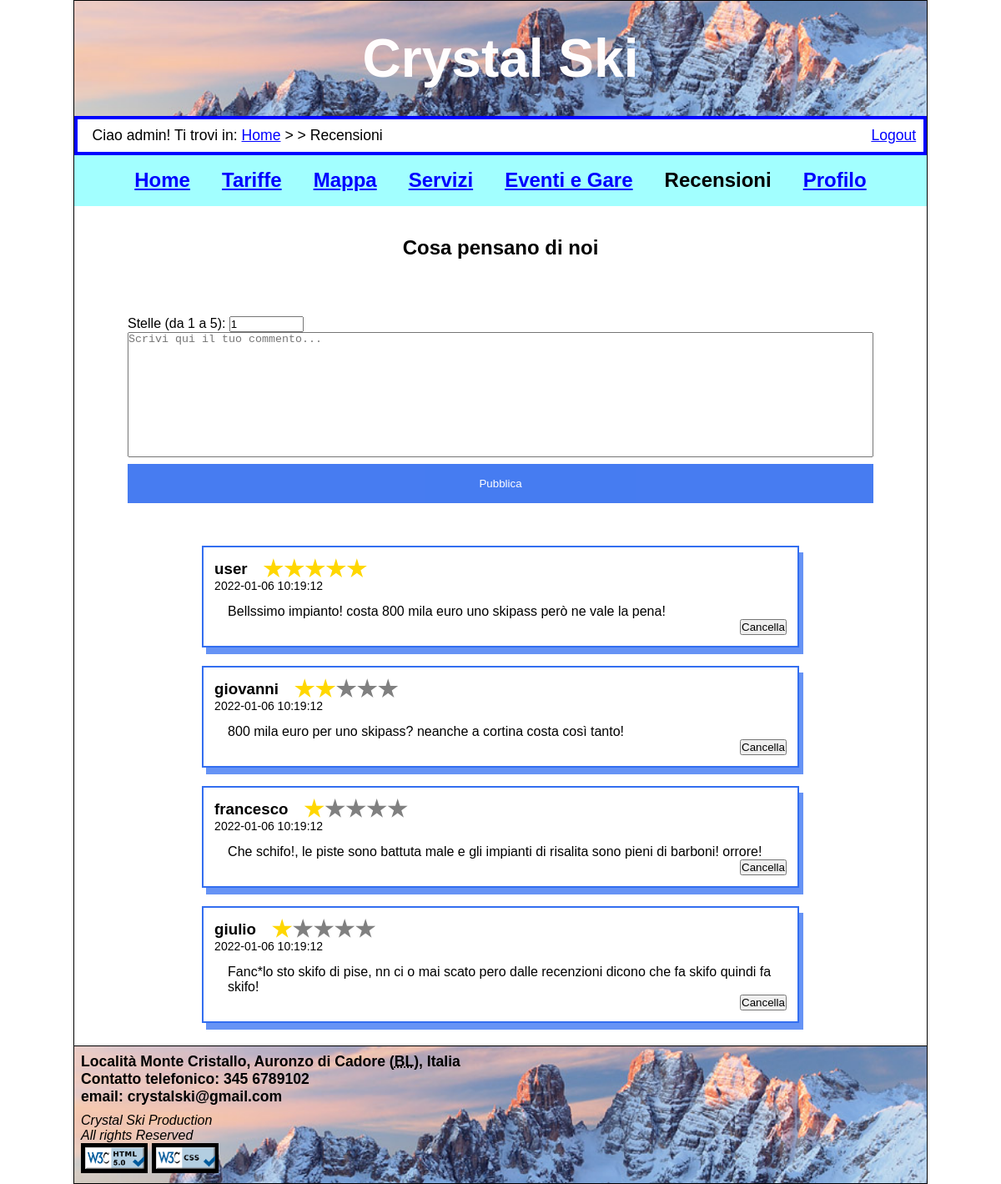
The app's page /html/recensioni.php (signed in) with its own data.
### tables this page shows
CREATE TABLE `comment`(
    `id` INT UNSIGNED NOT NULL AUTO_INCREMENT,
    `userId` INT UNSIGNED NOT NULL,
    `comment` VARCHAR(400) NOT NULL,
    `stars` TINYINT UNSIGNED NOT NULL,
    `date` DATETIME NOT NULL,

    PRIMARY KEY (`id`)
);

CREATE TABLE `user`(
    `id` INT UNSIGNED NOT NULL AUTO_INCREMENT,
    `email` VARCHAR(255) NOT NULL,
    `username` VARCHAR(255) NOT NULL,
    `password` VARCHAR(255) NOT NULL,
    `name` VARCHAR(255) NULL,
    `surname` VARCHAR(255) NULL,
    `city` VARCHAR(255) NULL,
    `isAdmin` TINYINT UNSIGNED NOT NULL,

    PRIMARY KEY (`id`),
    UNIQUE KEY (`username`)
);

### html/DBConnection.php (called while the page is built, shortened)
<?php
class DBConnection{
    private $connection;
    public function openDBConnection(){
        $this->connection = mysqli_connect(DBConnection::HOST_DB, DBConnection::USERNAME, DBConnection::PASSWORD, DBConnection::DATABASE_NAME);
        if(mysqli_errno($this->connection)){
            return false;
        }else{
            mysqli_set_charset($this->connection,"utf8");
            return true;
        }
    }
    public function getComments(){
        $loadComments = "SELECT * from `comment` LIMIT 10";
        $queryResult = mysqli_query($this->connection, $loadComments) or die (mysqli_error($this->connection));
        if(mysqli_num_rows($queryResult) > 0){
            return $queryResult;
        }else{
            return "";
        }
    }
    public function getUsernameById($id){
        $getUsernameById = "SELECT `username` FROM `user` WHERE `id` = \"$id\" ";
        $queryResult = mysqli_query($this->connection, $getUsernameById) or die (mysqli_error($this->connection));
        if(mysqli_num_rows($queryResult) > 0){
            return $queryResult;
        }else{
            return "";
        }
    }
}
?>

### html/recensioni.php (the view, shortened to what this page needs)
<?php
require_once("DBConnection.php");
$connection = new DBConnection();
$connectionOK = $connection->openDBConnection();
?>
<!DOCTYPE html>
<html lang="it">
<head>
	<link rel="stylesheet" href="../css/style.css" />
	<link rel="stylesheet" media="screen and (max-width:600px), only screen and (max-width:600px)" href="../css/mini.css"/>
</head>
<body>
	<header>
		<h1 lang="en">Crystal Ski</h1>
	</header>
	<nav id="breadcrumb">
	<?php if (isset($_SESSION['login']) && $_SESSION['login']) { ?>
		<p>Ciao <?=$_SESSION['username']?>! Ti trovi in: <a href="home.php" lang="en">Home</a> &gt; &gt; Recensioni</p>
		<a href="logout.php">Logout</a>
	<?php } else { ?>
		<p>Ti trovi in: <a href="home.php" lang="en">Home</a> &gt; &gt; Recensioni</p>
		<a href="login.php">Login</a>
	<?php } ?>
	</nav>
	<nav id="menu">
		<ul>
			<li><a href="home.php">Home</a></li>
			<li><a href="tariffe.php">Tariffe</a></li>
			<li><a href="mappa.php">Mappa</a></li>
			<li><a href="servizi.php">Servizi</a></li>
			<li><a href="eventi.php">Eventi e Gare</a></li>
			<li>Recensioni</li>
			<?php if(isset($_SESSION['login']) && $_SESSION['login']){ ?>
				<li><a href="areaPersonale.php">Profilo</a></li>
			<?php } ?>
		</ul>
	</nav>
	<div id="comments_intro">
		<h2>Cosa pensano di noi</h2>
	</div>
	<?php if (isset($_SESSION['login']) && $_SESSION['login']) { ?>
	<div id=writeAComment>
		<form action="recensioni.php" id="commentForm" method="post">
			<label for="starsQuantity">Stelle (da 1 a 5):</label>
			<input type="number" id="starsQuantity" name="starsQuantity" value="1" min="1" max="5">
			<textarea name="commentBox" id="commentBox" placeholder="Scrivi qui il tuo commento..."></textarea>
			<button type="submit" name="submit" class="submitComment">Pubblica</button>
		</form>
	</div>
	<?php } ?>
	<div id="comments_holder">
		<?php
			if($connectionOK){
   				 $commentsQuery = $connection->getComments();
    			if($commentsQuery != ""){
					while($row = mysqli_fetch_assoc($commentsQuery)){
		?>
			<div class="comments">
				<div class = "userDetails">
					<h3><?=mysqli_fetch_assoc($connection->getUsernameById($row["userId"]))["username"]?></h3>
					<?php for ($i = 0; $i < 5; $i++) { ?>
							<div class='star<?=$row['stars'] > $i ? ' gold' : '' ?>'></div>
					<?php } ?>
				</div>
				<p class ="commentDate"><?=$row["date"]?></p>
				<p class ="comment"><?=$row["comment"]?></p>
				<?php if((isset($_SESSION['login']) && $_SESSION['id'] == $row["userId"]) || (isset($_SESSION['isAdmin']) && $_SESSION['isAdmin'])){  ?>
					<div class = "commentsHeader">
						<form action="recensioni.php" method="post">
						<button class="DComment" name="DComment" value="<?=$row["id"]?>">Cancella</button>
						</form>
					</div>
				<?php } ?>
			</div>
		<?php
				}
			}else{
				$connectionERR = "<p>Problemi di connessione, ci scusiamo per il disagio</p>";
				}
			}else{
				$connectionERR = "<p>Problemi di connessione, ci scusiamo per il disagio</p>";
			}
		?>
	</div>
		<?php include('../components/footer.php') ?>
</body>
</html>

### css/style.css (style rules this page uses)
* { padding: 0; margin: 0; }
html, body { font-size: 100%; font-family: "Helvetica", linear, sans-serif; margin: auto; max-width: 1024px; }
body { border: 1px solid #000; }
header { background-image: url('../images/sfondo.jpg'); background-position: center; background-size: 100%; background-repeat: no-repeat; }
header h1 { padding: 0.5em; font-size: 4em; text-align: center; color: rgb(255, 253, 253); }
#breadcrumb { display: flex; font-size: 1.1em; padding: 0.5em 0.5em 0.5em 1em; border: 4.5px solid #0000ff; justify-content: space-between; }
#breadcrumb a:link { color: #0000ff; }
#menu { background-color: #a2ffff; color: #000; text-align: center; }
#menu li { display: inline-block; padding: 0.7em; font-size: 1.5em; font-weight: bold; }
#menu a:link { color: #0000ff; }
* { box-sizing: border-box; }
#comments_intro h2 { text-align: center; padding: 1.5em; }
#comments_holder { display: flex; flex-direction: column; align-items: center; justify-content: center; padding-bottom: 1em; }
#writeAComment { padding: 2em; padding-left: 4em; padding-right: 4em; }
#starsQuantity { width: 10%; }
.comment { word-wrap: break-word; }
.commentsHeader { display: flex; justify-content: space-between; }
.submitComment { background-color: #336ef0; color: white; padding: 16px 20px; margin: 8px 0; border: none; cursor: pointer; width: 100%; opacity: 0.9; }
#commentBox { display: flex; resize: none; width: 100%; min-height: 150px; }
.comments { flex-direction: row; border: 2px solid #336ef0; box-shadow: 5px 8px #6693f5; margin: 0.7em; min-width: 300px; padding: 0.8em; width: 70%; }
.comment { padding-left: 1em; }
.commentsHeader { display: flex; justify-content: end; }
.userDetails { display: flex; align-items: center; }
.commentDate { font-size: 14px; padding-bottom: 1em; }
.userDetails h3 { padding-right: 1em; }
.star { background: grey; clip-path: polygon(50% 0%, 61% 35%, 98% 35%, 68% 57%, 79% 91%, 50% 70%, 21% 91%, 32% 57%, 2% 35%, 39% 35%); display: inline-block; min-height: 25px; min-width: 25px; }
.gold.star { background: gold; }

### css/mini.css (style rules this page uses)
body { border: none }
header { background-image: url('../images/sfondo.jpg'); background-position: center; background-size: 100%; background-repeat: no-repeat; }
header h1 { padding: 0.5em; font-size: 3em; text-align: center; color: rgb(255, 253, 253); }
* { padding: 0; margin: 0; box-sizing: border-box; }
input[type="checkbox"].menu-toggle ~ nav { display: none; }
#menu { flex-direction: column; }
#menu li { width: 100%; }

### records on screen
comment: userId.username "user", stars 5 (drawn), date "2022-01-06 10:19:12", comment "Bellssimo impianto! costa 800 mila euro uno skipass però ne vale la pena!", $row["id"] 1 (drawn)
comment: userId.username "giovanni", stars 2 (drawn), date "2022-01-06 10:19:12", comment "800 mila euro per uno skipass? neanche a cortina costa così tanto!", $row["id"] 2 (drawn)
comment: userId.username "francesco", stars 1 (drawn), date "2022-01-06 10:19:12", comment "Che schifo!, le piste sono battuta male e gli impianti di risalita sono pieni di barboni! orrore!", $row["id"] 3 (drawn)
comment: userId.username "giulio", stars 1 (drawn), date "2022-01-06 10:19:12", comment "Fanc*lo sto skifo di pise, nn ci o mai scato pero dalle recenzioni dicono che fa skifo quindi fa skifo!", $row["id"] 4 (drawn)

### other values on screen
$_SESSION['username'] "admin"
